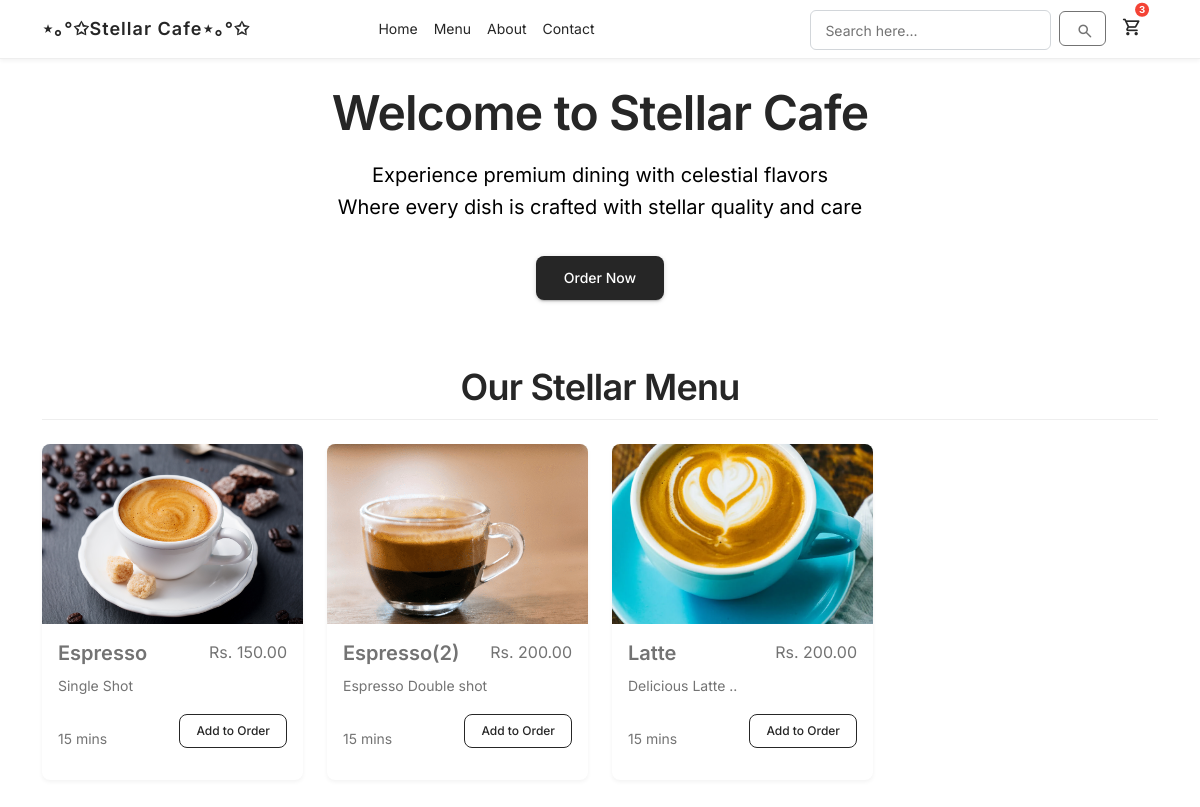
The page /website/menu/ on the database its author committed.
### menuitems/models.py (models this page shows, shortened)
class MenuItem(models.Model):
    VIP_STATUS_CHOICES = (
        ('REGULAR', 'Regular Item'),
        ('VIP_ONLY', 'VIP Exclusive'),
        ('VIP_PRIORITY', 'VIP Priority'),
    )
    name = models.CharField(max_length=100, unique=True)
    description = models.TextField(blank=True)
    price = models.DecimalField(max_digits=8, decimal_places=2)
    category = models.ForeignKey('categories.Category', on_delete=models.CASCADE, related_name='menu_items')
    is_available = models.BooleanField(default=True)
    quantity = models.PositiveIntegerField(default=0)
    image = models.ImageField(upload_to="menu_items/")
    vip_status = models.CharField(
        max_length=12,
        choices=VIP_STATUS_CHOICES,
        default='REGULAR',
        help_text="Automatically set based on category type (VIP/NORMAL)"
    )
    preparation_time = models.PositiveIntegerField(
        default=15,
        help_text="Average preparation time in minutes"
    )
    created_at = models.DateTimeField(auto_now_add=True)
    updated_at = models.DateTimeField(auto_now=True)
    class Meta:
        ordering = ['category__display_order', 'name']
        verbose_name = 'Menu Item'
        verbose_name_plural = 'Menu Items'
        indexes = [
            models.Index(fields=['is_available']),
            models.Index(fields=['vip_status']),
        ]

### website/views.py (the view)
# urls.py: path('menu/', views.menu_for_customers, name='customer_menu'),
def menu_for_customers(request):
    menu_items = MenuItem.objects.filter(is_available=True).select_related('category')
    return render(request, 'website/menu_lists.html', {
        'menu_items': menu_items,
        'page': 'Menu'
    })

### website/templates/website/menu_lists.html (shortened to what this page needs)
{% extends 'website/base.html' %}
{% load static %}
{% block content %}
<nav class="navbar navbar-expand-lg navbar-light bg-white border-bottom sticky-top">
    <div class="container">
        <a class="navbar-brand fw-bold" href="#">⋆｡°✩Stellar Cafe⋆｡°✩</a>
        <div class="collapse navbar-collapse" id="navbarNav">
            <ul class="navbar-nav mx-auto">
                <li class="nav-item">
                    <a class="nav-link" href="#">Home</a>
                </li>
                <li class="nav-item">
                    <a class="nav-link" href="#">Menu</a>
                </li>
                <li class="nav-item">
                    <a class="nav-link" href="#">About</a>
                </li>
                <li class="nav-item">
                    <a class="nav-link" href="#">Contact</a>
                </li>
            </ul>
            <div class="ms-md-auto pe-md-3 d-flex align-items-center">
                <div class="input-group input-group-outline" style="margin-bottom: -2px;">
                    <label class="form-label">Search here...</label>
                    <input type="text" class="form-control">
                </div>
                <button class="btn btn-outline-secondary mb-0 ms-2" type="button" style="height: 35px;">
                    <i class="material-symbols-rounded">search</i>
                </button>
                <div class="position-relative ms-3">
                    <a class="nav-link p-0" href="#" style="font-size: 1.5rem;">
                        <i class="material-symbols-rounded">shopping_cart</i>
                        <span class="position-absolute top-0 start-100 translate-middle badge rounded-circle bg-danger" style="font-size: 0.6rem; padding: 0.25em 0.4em;">
                            3
                        </span>
                    </a>
                </div>
            </div>
        </div>
        </div>
</nav>
<div class="container mt-4">
    <div class="text-center mb-5">
        <h1 class="fw-bold mb-3">Welcome to Stellar Cafe</h1>
        <p class="lead">
            Experience premium dining with celestial flavors<br>
            Where every dish is crafted with stellar quality and care
        </p>
        <a href="#menu" class="btn btn-dark btn-lg mt-3">Order Now</a>
    </div>
    <div id="menu" class="mb-5">
        <h2 class="text-center mb-4 border-bottom pb-2">Our Stellar Menu</h2>
        <div class="row">
            {% for item in menu_items %}
            <div class="col-lg-3 col-md-6 mb-4">
                <div class="card h-100 border-0">
                    {% if item.image %}
                        <img src="{{ item.image.url }}" class="card-img-top" alt="{{ item.name }}" style="height: 180px; object-fit: cover;">
                    {% else %}
                        <img src="{% static 'images/placeholder.png' %}" class="card-img-top" alt="No image" style="height: 180px; object-fit: cover;">
                    {% endif %}
                    <div class="card-body">
                        <div class="d-flex justify-content-between">
                            <h5 class="card-title">{{ item.name }}</h5>
                            <span class="text-muted">Rs. {{ item.price }}</span>
                        </div>
                        <p class="card-text text-muted small">{{ item.description|default:"No description" }}</p>
                        <div class="d-flex justify-content-between align-items-center">
                            <small class="text-muted">{{ item.preparation_time }} mins</small>
                            <button class="btn btn-sm btn-outline-dark">Add to Order</button>
                        </div>
                    </div>
                </div>
            </div>
            {% empty %}
            <div class="col-12 text-center py-4">
                <p class="text-muted">No menu items available</p>
            </div>
            {% endfor %}
        </div>
    </div>
</div>
{% endblock %}

### website/templates/website/base.html (shortened to what this page needs)
{% load static %}
<!DOCTYPE html>
<html lang="en">
<head>
  <link href="{% static 'website/css/nucleo-icons.css' %}" rel="stylesheet" />
  <link href="{% static 'website/css/nucleo-svg.css' %}" rel="stylesheet" />
  <link id="pagestyle" href="{% static 'website/css/material-dashboard.css' %}?v=3.2.0" rel="stylesheet" />
</head>
<body>
  {% block content %}
  {% endblock %}
</body>
</html>

### website/templates/website/menu_lists.html (style rules this page uses)
.navbar { box-shadow: 0 2px 4px rgba(0,0,0,0.05); }
.navbar-brand { letter-spacing: 1px; }
.nav-link { font-weight: 500; }
.card { transition: transform 0.2s; box-shadow: 0 2px 4px rgba(0,0,0,0.05); }
body { background-color: #fff; color: #000; }
.border-bottom { border-color: #eee !important; }

### rows shown on the page
MenuItem: image (picture), name "Espresso", price "150.00", description "Single Shot", preparation_time "15"
MenuItem: image (picture), name "Espresso(2)", price "200.00", description "Espresso Double shot", preparation_time "15"
MenuItem: image (picture), name "Latte", price "200.00", description "Delicious Latte ..", preparation_time "15"
